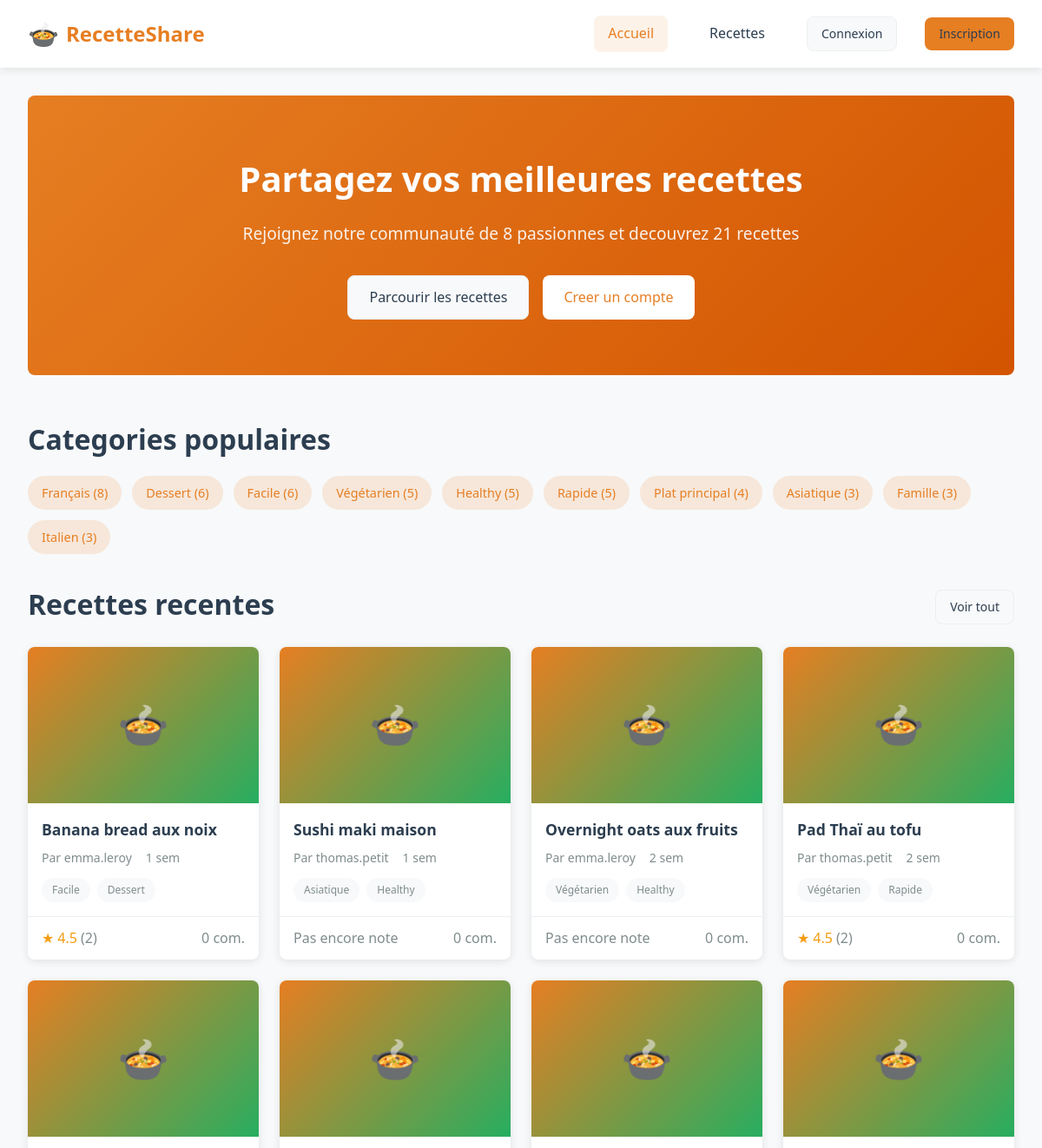
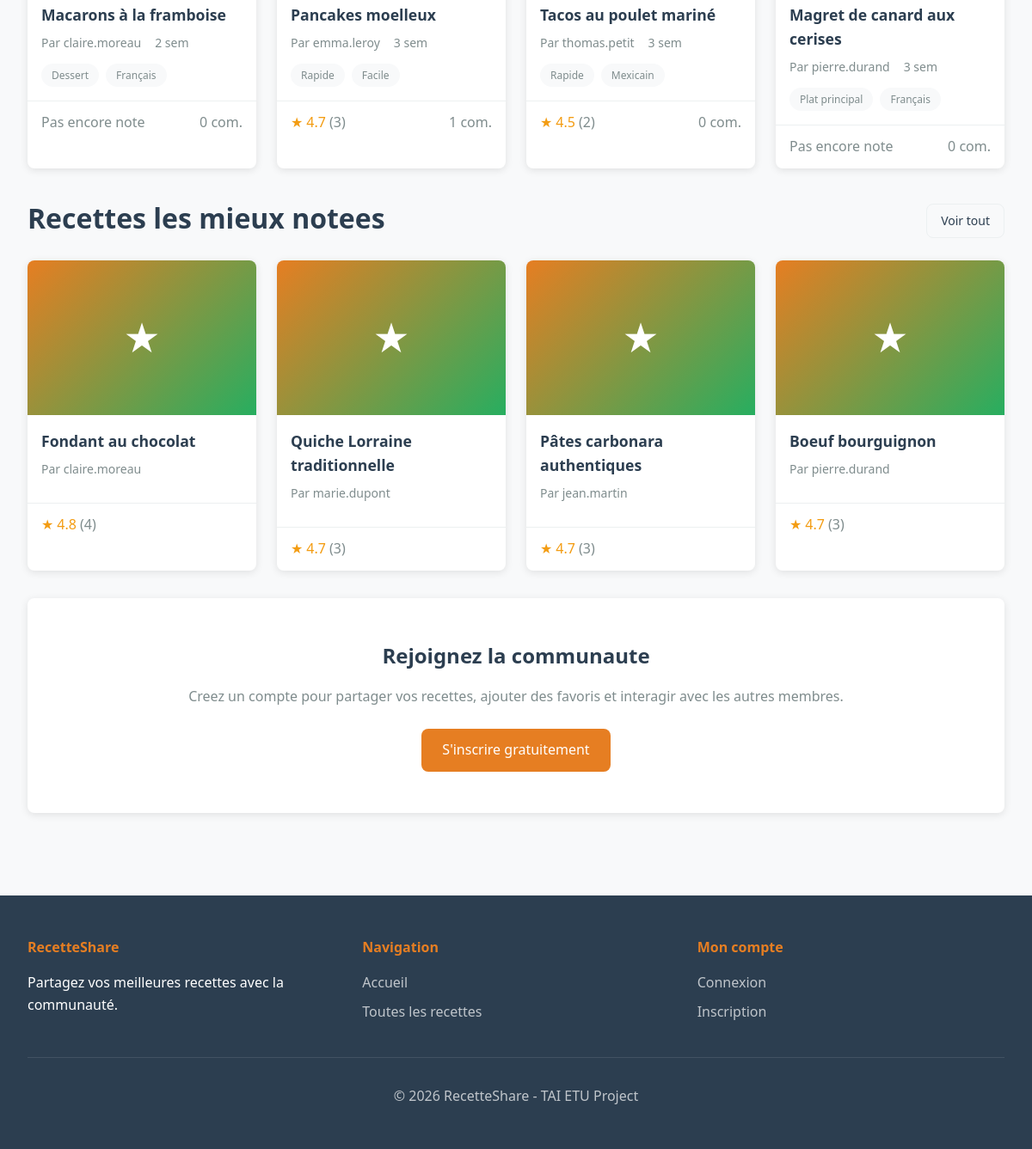
The page / on the database its author committed (2 pictures, top to bottom).
### tables this page shows
CREATE TABLE IF NOT EXISTS tag (
    id INT AUTO_INCREMENT PRIMARY KEY,
    name VARCHAR(50) NOT NULL UNIQUE
);

CREATE TABLE IF NOT EXISTS recipe (
    id INT AUTO_INCREMENT PRIMARY KEY,
    user_id INT NOT NULL,
    title VARCHAR(255) NOT NULL,
    description TEXT,
    status ENUM('draft','published','archived') DEFAULT 'draft',
    created_at DATETIME DEFAULT CURRENT_TIMESTAMP,
    updated_at DATETIME DEFAULT CURRENT_TIMESTAMP ON UPDATE CURRENT_TIMESTAMP,
    FOREIGN KEY (user_id) REFERENCES users(id)
);

CREATE TABLE IF NOT EXISTS users (
    id INT AUTO_INCREMENT PRIMARY KEY,
    email VARCHAR(191) NOT NULL UNIQUE,
    password VARCHAR(255) NOT NULL
);

### includes/functions.php (called while the page is built, shortened)
<?php
function timeAgo($date) {
    $timestamp = strtotime($date);
    $diff = time() - $timestamp;
    if ($diff < 2592000) return floor($diff / 604800) . ' sem';
    return formatDate($date);
}
function getRecipeTags($pdo, $recipeId) {
    $stmt = $pdo->prepare('
        SELECT t.* FROM tag t
        JOIN recipe_tag rt ON t.id = rt.tag_id
        WHERE rt.recipe_id = ?
    ');
    $stmt->execute([$recipeId]);
    return $stmt->fetchAll(PDO::FETCH_ASSOC);
}
function isLoggedIn() {
    return isset($_SESSION['user_id']);
}
?>

### index.php (the view, shortened to what this page needs)
<?php
require_once 'includes/db.php';
require_once 'includes/functions.php';
$totalUsers = $pdo->query('SELECT COUNT(*) FROM users')->fetchColumn();
$totalRecipes = $pdo->query('SELECT COUNT(*) FROM recipe WHERE status = "published"')->fetchColumn();
$recentRecipes = $pdo->query('
    SELECT r.*, u.email as author_email,
           (SELECT AVG(rating) FROM rating WHERE recipe_id = r.id) as avg_rating,
           (SELECT COUNT(*) FROM rating WHERE recipe_id = r.id) as rating_count,
           (SELECT COUNT(*) FROM comment WHERE recipe_id = r.id) as comment_count
    FROM recipe r
    JOIN users u ON r.user_id = u.id
    WHERE r.status = "published"
    ORDER BY r.created_at DESC
    LIMIT 8
')->fetchAll(PDO::FETCH_ASSOC);
$topRatedRecipes = $pdo->query('
    SELECT r.*, u.email as author_email,
           AVG(rt.rating) as avg_rating,
           COUNT(rt.id) as rating_count
    FROM recipe r
    JOIN users u ON r.user_id = u.id
    JOIN rating rt ON r.id = rt.recipe_id
    WHERE r.status = "published"
    GROUP BY r.id
    HAVING rating_count >= 1
    ORDER BY avg_rating DESC, rating_count DESC
    LIMIT 4
')->fetchAll(PDO::FETCH_ASSOC);
$popularTags = $pdo->query('
    SELECT t.*, COUNT(rt.recipe_id) as recipe_count
    FROM tag t
    JOIN recipe_tag rt ON t.id = rt.tag_id
    JOIN recipe r ON rt.recipe_id = r.id AND r.status = "published"
    GROUP BY t.id
    ORDER BY recipe_count DESC
    LIMIT 10
')->fetchAll(PDO::FETCH_ASSOC);
require_once 'includes/header.php';
?>
<div class="container">
    <section class="hero" style="text-align: center; padding: 4rem 2rem; background: linear-gradient(135deg, var(--primary-color), #d35400); border-radius: var(--radius); color: white; margin-bottom: 3rem;">
        <h1 style="font-size: 2.5rem; margin-bottom: 1rem;">Partagez vos meilleures recettes</h1>
        <p style="font-size: 1.2rem; opacity: 0.9; margin-bottom: 2rem;">Rejoignez notre communauté de <?= $totalUsers ?> passionnes et decouvrez <?= $totalRecipes ?> recettes</p>
        <div style="display: flex; justify-content: center; gap: 1rem; flex-wrap: wrap;">
            <a href="pages/recipes.php" class="btn btn-secondary">Parcourir les recettes</a>
            <?php if (!isLoggedIn()): ?>
                <a href="pages/signup.php" class="btn" style="background: white; color: var(--primary-color);">Creer un compte</a>
            <?php else: ?>
                <a href="pages/recipe_create.php" class="btn" style="background: white; color: var(--primary-color);">Ajouter une recette</a>
            <?php endif; ?>
        </div>
    </section>
    <?php if (!empty($popularTags)): ?>
    <section class="mb-4">
        <h2 class="page-title mb-2">Categories populaires</h2>
        <div style="display: flex; flex-wrap: wrap; gap: 0.75rem;">
            <?php foreach ($popularTags as $tag): ?>
                <a href="pages/recipes.php?tag=<?= $tag['id'] ?>" class="tag tag-primary" style="font-size: 0.9rem; padding: 0.5rem 1rem;">
                    <?= htmlspecialchars($tag['name']) ?> (<?= $tag['recipe_count'] ?>)
                </a>
            <?php endforeach; ?>
        </div>
    </section>
    <?php endif; ?>
    <section class="mb-4">
        <div class="d-flex justify-between align-center mb-2">
            <h2 class="page-title">Recettes recentes</h2>
            <a href="pages/recipes.php" class="btn btn-secondary btn-sm">Voir tout</a>
        </div>
        <?php if (empty($recentRecipes)): ?>
            <div class="empty-state">
                <div class="empty-state-icon">&#127858;</div>
                <h3 class="empty-state-title">Aucune recette pour le moment</h3>
                <p class="empty-state-text">Soyez le premier a partager une recette avec la communaute !</p>
                <?php if (isLoggedIn()): ?>
                    <a href="pages/recipe_create.php" class="btn btn-primary">Ajouter une recette</a>
                <?php else: ?>
                    <a href="pages/signup.php" class="btn btn-primary">Creer un compte</a>
                <?php endif; ?>
            </div>
        <?php else: ?>
            <div class="grid grid-4">
                <?php foreach ($recentRecipes as $recipe): ?>
                    <?php $tags = getRecipeTags($pdo, $recipe['id']); ?>
                    <article class="recipe-card">
                        <a href="pages/recipe.php?id=<?= $recipe['id'] ?>">
                            <div class="recipe-card-placeholder">&#127858;</div>
                        </a>
                        <div class="recipe-card-body">
                            <a href="pages/recipe.php?id=<?= $recipe['id'] ?>">
                                <h3 class="recipe-card-title"><?= htmlspecialchars($recipe['title']) ?></h3>
                            </a>
                            <div class="recipe-card-meta">
                                <span>Par <?= htmlspecialchars(explode('@', $recipe['author_email'])[0]) ?></span>
                                <span><?= timeAgo($recipe['created_at']) ?></span>
                            </div>
                            <?php if (!empty($tags)): ?>
                                <div class="recipe-card-tags">
                                    <?php foreach (array_slice($tags, 0, 2) as $tag): ?>
                                        <span class="tag"><?= htmlspecialchars($tag['name']) ?></span>
                                    <?php endforeach; ?>
                                </div>
                            <?php endif; ?>
                        </div>
                        <div class="recipe-card-footer">
                            <div class="recipe-card-rating">
                                <?php if ($recipe['avg_rating']): ?>
                                    <span>&#9733;</span>
                                    <span><?= number_format($recipe['avg_rating'], 1) ?></span>
                                    <span class="text-muted">(<?= $recipe['rating_count'] ?>)</span>
                                <?php else: ?>
                                    <span class="text-muted">Pas encore note</span>
                                <?php endif; ?>
                            </div>
                            <span class="text-muted"><?= $recipe['comment_count'] ?> com.</span>
                        </div>
                    </article>
                <?php endforeach; ?>
            </div>
        <?php endif; ?>
    </section>
    <?php if (!empty($topRatedRecipes)): ?>
    <section class="mb-4">
        <div class="d-flex justify-between align-center mb-2">
            <h2 class="page-title">Recettes les mieux notees</h2>
            <a href="pages/recipes.php?sort=rating" class="btn btn-secondary btn-sm">Voir tout</a>
        </div>
        <div class="grid grid-4">
            <?php foreach ($topRatedRecipes as $recipe): ?>
                <article class="recipe-card">
                    <a href="pages/recipe.php?id=<?= $recipe['id'] ?>">
                        <div class="recipe-card-placeholder">&#9733;</div>
                    </a>
                    <div class="recipe-card-body">
                        <a href="pages/recipe.php?id=<?= $recipe['id'] ?>">
                            <h3 class="recipe-card-title"><?= htmlspecialchars($recipe['title']) ?></h3>
                        </a>
                        <div class="recipe-card-meta">
                            <span>Par <?= htmlspecialchars(explode('@', $recipe['author_email'])[0]) ?></span>
                        </div>
                    </div>
                    <div class="recipe-card-footer">
                        <div class="recipe-card-rating">
                            <span>&#9733;</span>
                            <span><?= number_format($recipe['avg_rating'], 1) ?></span>
                            <span class="text-muted">(<?= $recipe['rating_count'] ?>)</span>
                        </div>
                    </div>
                </article>
            <?php endforeach; ?>
        </div>
    </section>
    <?php endif; ?>
    <?php if (!isLoggedIn()): ?>
    <section style="text-align: center; padding: 3rem 2rem; background: var(--bg-white); border-radius: var(--radius); box-shadow: var(--shadow);">
        <h2 style="margin-bottom: 1rem;">Rejoignez la communaute</h2>
        <p class="text-muted" style="margin-bottom: 1.5rem;">Creez un compte pour partager vos recettes, ajouter des favoris et interagir avec les autres membres.</p>
        <a href="pages/signup.php" class="btn btn-primary">S'inscrire gratuitement</a>
    </section>
    <?php endif; ?>
</div>
<?php require_once 'includes/footer.php'; ?>

### rows shown on the page
tag: name "Français", recipe_count "8"
tag: name "Dessert", recipe_count "6"
tag: name "Facile", recipe_count "6"
tag: name "Végétarien", recipe_count "5"
tag: name "Healthy", recipe_count "5"
tag: name "Rapide", recipe_count "5"
tag: name "Plat principal", recipe_count "4"
tag: name "Asiatique", recipe_count "3"
tag: name "Famille", recipe_count "3"
tag: name "Italien", recipe_count "3"
recipe: title "Banana bread aux noix", user.email "emma.leroy", created_at "1 sem", avg_rating "4.5", rating_count "2", comment_count "0"
recipe: title "Sushi maki maison", user.email "thomas.petit", created_at "1 sem", shows "Pas encore note", comment_count "0"
recipe: title "Overnight oats aux fruits", user.email "emma.leroy", created_at "2 sem", shows "Pas encore note", comment_count "0"
recipe: title "Pad Thaï au tofu", user.email "thomas.petit", created_at "2 sem", avg_rating "4.5", rating_count "2", comment_count "0"
recipe: title "Macarons à la framboise", user.email "claire.moreau", created_at "2 sem", shows "Pas encore note", comment_count "0"
recipe: title "Pancakes moelleux", user.email "emma.leroy", created_at "3 sem", avg_rating "4.7", rating_count "3", comment_count "1"
recipe: title "Tacos au poulet mariné", user.email "thomas.petit", created_at "3 sem", avg_rating "4.5", rating_count "2", comment_count "0"
tag: name "Mexicain"
recipe: title "Magret de canard aux cerises", user.email "pierre.durand", created_at "3 sem", shows "Pas encore note", comment_count "0"
recipe: title "Fondant au chocolat", user.email "claire.moreau", avg_rating "4.8", rating_count "4"
recipe: title "Quiche Lorraine traditionnelle", user.email "marie.dupont", avg_rating "4.7", rating_count "3"
recipe: title "Pâtes carbonara authentiques", user.email "jean.martin", avg_rating "4.7", rating_count "3"
recipe: title "Boeuf bourguignon", user.email "pierre.durand", avg_rating "4.7", rating_count "3"

### other values the page prints
$totalUsers "8"
$totalRecipes "21"
